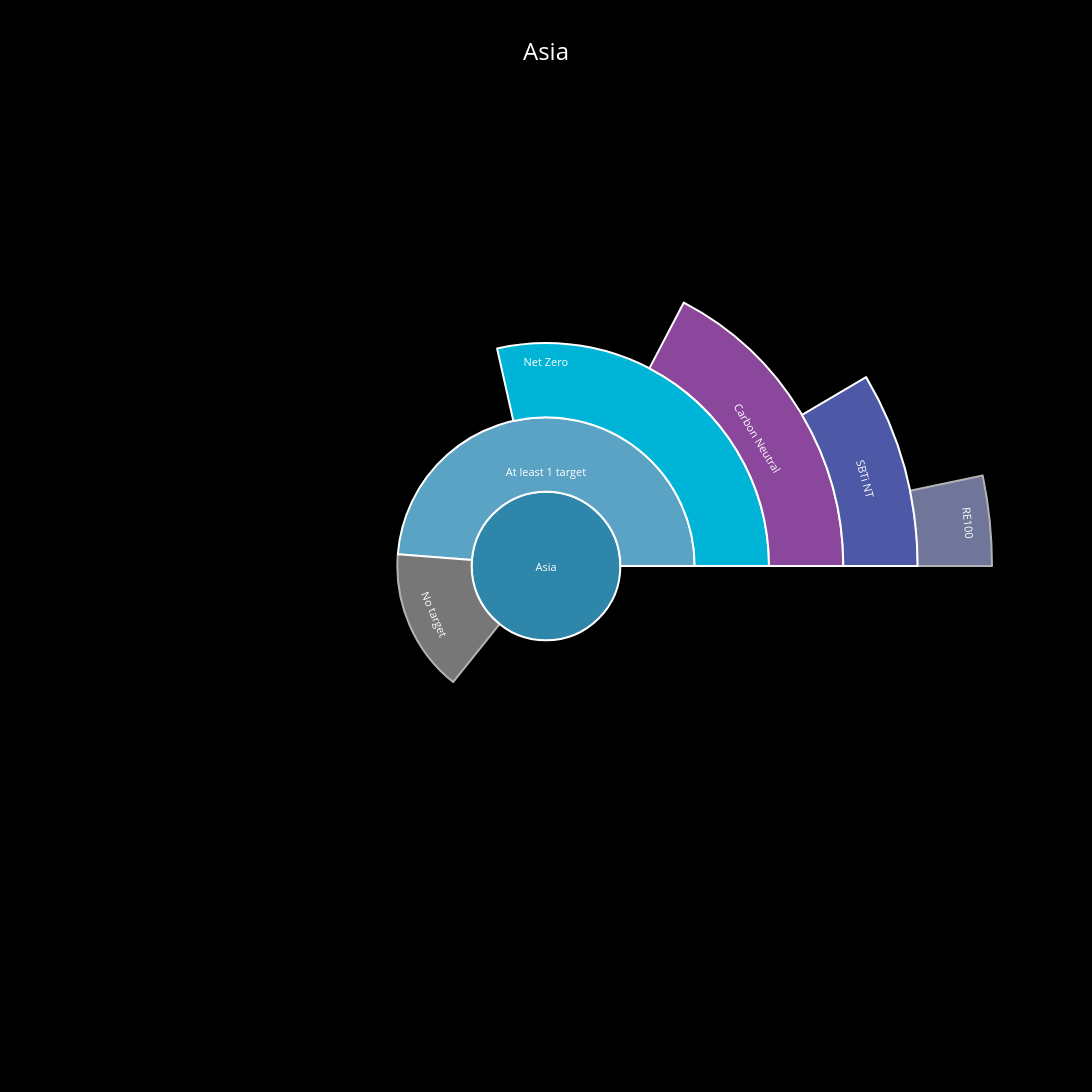

The cell this chart's notebook holds for it:
### Code cell
import plotly.graph_objects as go

# Asia data
asia_total = 198
at_least_1_target = 112
no_target = 86  # 198 - 112

# Targets as nested layers (each layer builds on the previous)
net_zero = 62
carbon_neutral = 49  # subset of companies (can overlap with NZ)
sbti_nt = 29         # subset of companies (can overlap with CN)
re100 = 18           # subset of companies (can overlap with SBTi)

regions_data = {
    'Asia': {
        'labels': [
            "Asia",
            "At least 1 target",
            "No target",
            "Net Zero",
            "Carbon Neutral",
            "SBTi NT",
            "RE100"
        ],
        'parents': [
            "",                      # Asia - root
            "Asia",                  # At least 1 target → Asia
            "Asia",                  # No target → Asia
            "At least 1 target",     # Net Zero → At least 1 target (Layer 2)
            "Net Zero",              # Carbon Neutral → Net Zero (Layer 3)
            "Carbon Neutral",        # SBTi NT → Carbon Neutral (Layer 4)
            "SBTi NT"                # RE100 → SBTi NT (Layer 5)
        ],
        'values': [
            198,  # Asia total
            112,  # At least 1 target
            86,   # No target
            62,   # Net Zero (Layer 2)
            49,   # Carbon Neutral (Layer 3)
            29,   # SBTi NT (Layer 4)
            18    # RE100 (Layer 5)
        ],
        'colors': [
            "#2E86AB",   # Asia (center)
            "#5BA3C5",   # At least 1 target (Layer 1)
            "#AAAAAA",   # No target (Layer 1)
            "#00B4D8",   # Net Zero (Layer 2)
            "#8B479B",   # Carbon Neutral (Layer 3)
            "#4D58A6",   # SBTi NT (Layer 4)
            "#9FA8DA"    # RE100 (Layer 5)
        ]
    }
}

for region_name, data in regions_data.items():
    fig = go.Figure(go.Sunburst(
        labels=data['labels'],
        parents=data['parents'],
        values=data['values'],
        branchvalues="remainder",  # Allows each layer to show independently
        
        marker=dict(
            colors=data['colors'],
            line=dict(color='white', width=2)
        ),
        
        textfont=dict(size=11, color='white'),
        insidetextorientation='tangential',
        
        hovertemplate='<b>%{label}</b><br>Companies: %{value}<br>%{percentParent}<extra></extra>'
    ))
    
    fig.update_layout(
        title={
            'text': f"{region_name}",
            'x': 0.5,
            'xanchor': 'center',
            'font': {'size': 24, 'color': 'white'}
        },
        width=1600,
        height=1600,
        paper_bgcolor='#000000',
        plot_bgcolor='#000000',
        font=dict(color='white'),
        margin=dict(t=120, l=80, r=80, b=80)
    )
    
    filename = f"sunburst_{region_name.lower().replace(' ', '_')}.png"
    fig.write_image(filename, width=1800, height=1800, scale=2)
    print(f"Saved: {filename}")
    fig.show()

### Figure 1 — Plotly figure (JSON) as saved in the notebook; plotly's stock layout.template omitted (floating-point values rounded to 4 significant figures)
{"data": [{"branchvalues": "remainder", "hovertemplate": "<b>%{label}</b><br>Companies: %{value}<br>%{percentParent}<extra></extra>", "insidetextorientation": "tangential", "labels": ["Asia", "At least 1 target", "No target", "Net Zero", "Carbon Neutral", "SBTi NT", "RE100"], "marker": {"colors": ["#2E86AB", "#5BA3C5", "#AAAAAA", "#00B4D8", "#8B479B", "#4D58A6", "#9FA8DA"], "line": {"color": "white", "width": 2}}, "parents": ["", "Asia", "Asia", "At least 1 target", "Net Zero", "Carbon Neutral", "SBTi NT"], "textfont": {"color": "white", "size": 11}, "type": "sunburst", "values": [198, 112, 86, 62, 49, 29, 18]}], "layout": {"font": {"color": "white"}, "height": 1600, "margin": {"b": 80, "l": 80, "r": 80, "t": 120}, "paper_bgcolor": "#000000", "plot_bgcolor": "#000000", "title": {"font": {"color": "white", "size": 24}, "text": "Asia", "x": 0.5, "xanchor": "center"}, "width": 1600}}
